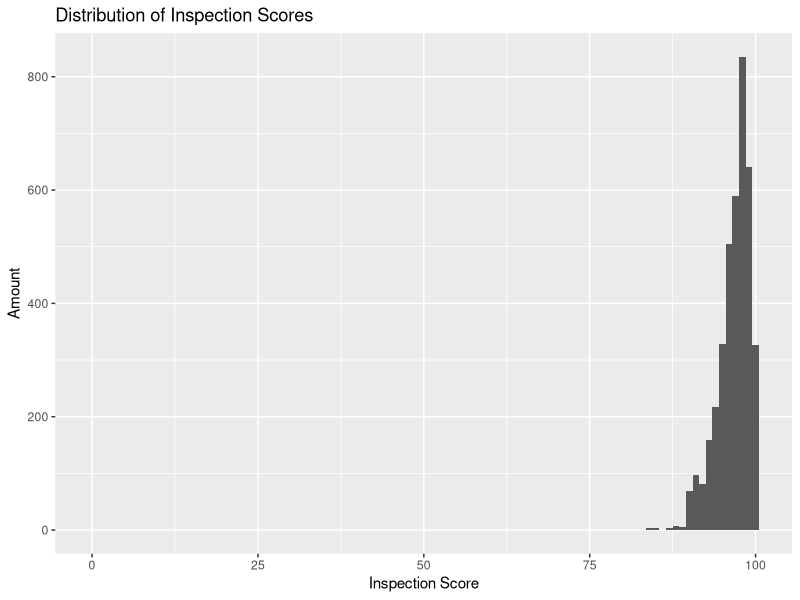

Source code (R):
## ---- chunk 1
library(tidyverse)
library(lubridate)

## ---- chunk 2
data = read_csv(here::here("restaurant_inspections.csv"))
## ---- chunk 3
head(data)
## ---- chunk 4
ggplot(data, aes(x=SCORE)) +
  geom_histogram(binwidth=1) +
labs(title= "Distribution of Inspection Scores" ,
     y = "Amount" ,
     x = "Inspection Score")
## ---- chunk 5
data <- data |>
  mutate(CITY = str_to_upper(CITY)) |>
  mutate(CITY = recode(CITY,
                       "HOLLY SPRINGS" = "HOLLY SPRINGS",
                       "HOLLY SPRING" = "HOLLY SPRINGS",
                       "FUQUAY VARINA" = "FUQUAY VARINA",
                       "FUQUAY-VARINA" = "FUQUAY VARINA", 
                       "MORRISVILLE" = "MORRISVILLE", 
                       "MORRISVILE" = "MORRISVILLE")) 
average_scores_by_city <- data |>
  group_by(CITY) |>
  summarize(mean_score = mean(SCORE)) |>
  ungroup()

print(average_scores_by_city)

## ---- chunk 6
average_scores_by_inspector <- data |>
  group_by(INSPECTOR) |>
  summarize(mean_score = mean(SCORE)) |>
  ungroup()
  
print(average_scores_by_inspector)

